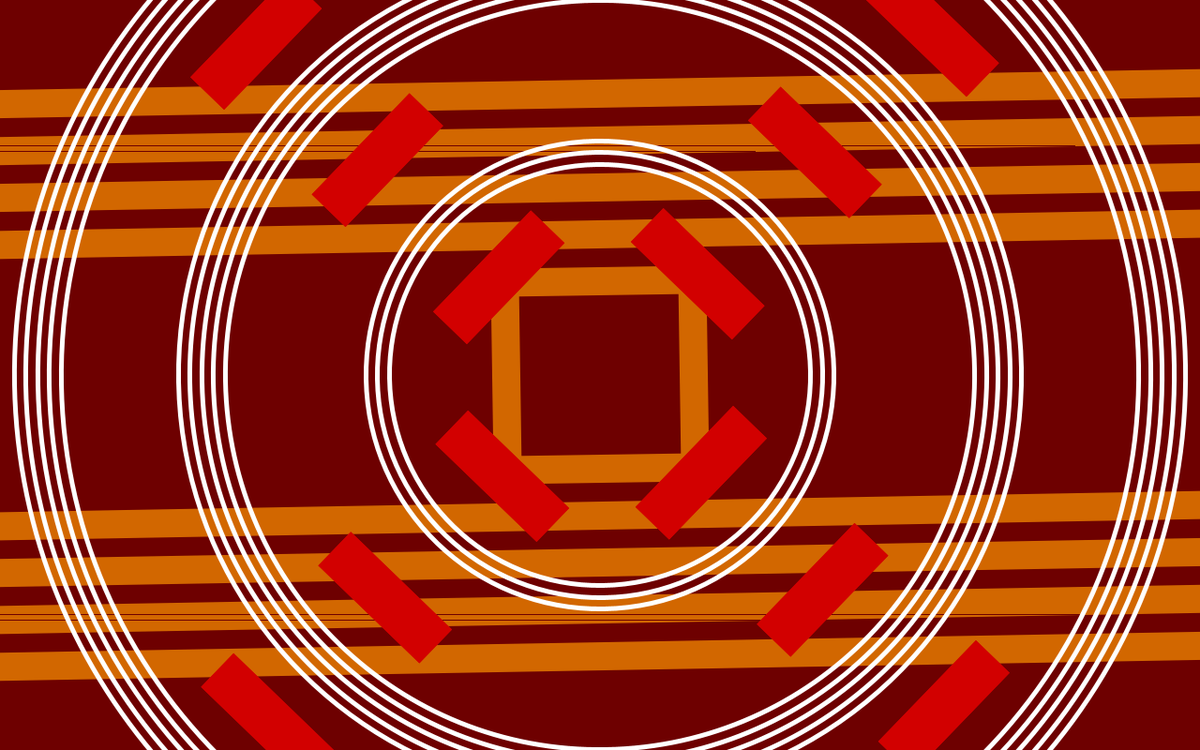
Frame 1 (no input)
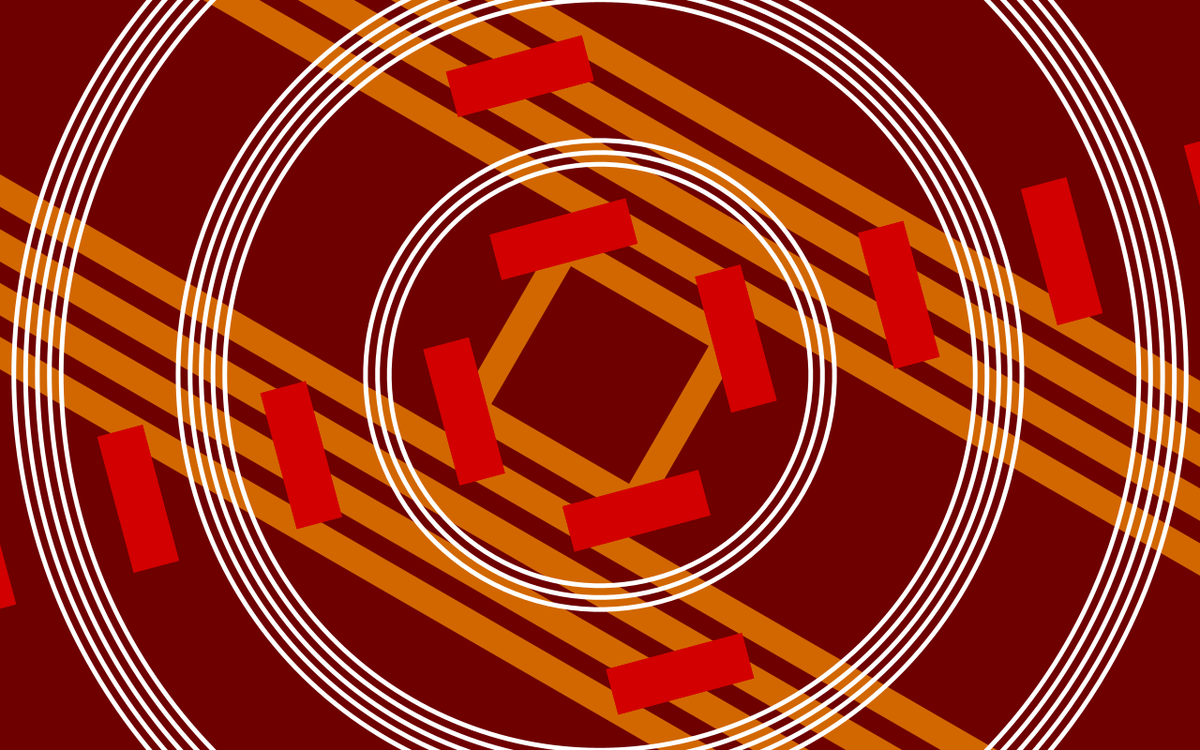
Frame 60 (the mouse pressed at the canvas centre just before this capture)
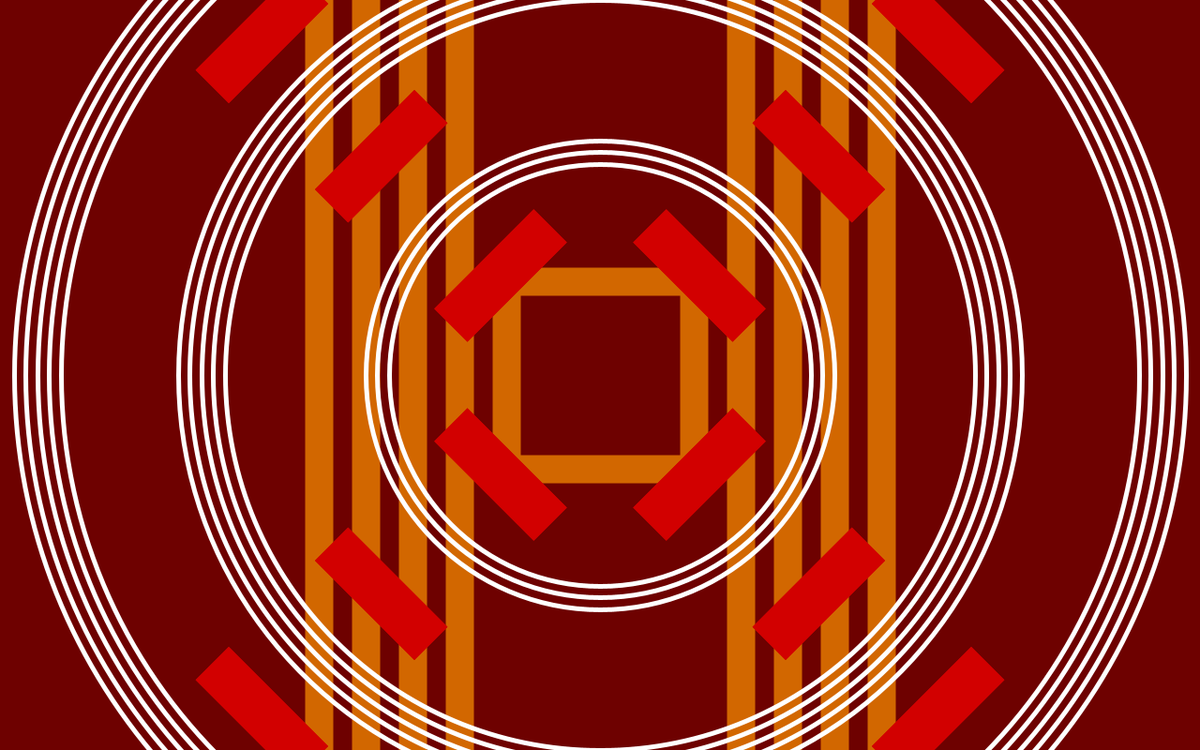
Frame 120 (the mouse held since frame 60 and released just before this capture)

The Processing sketch that drew these frames (run headless with seeded random() and noise(); from frame 60 on, the mouse is pressed at the canvas centre):

// Processing sketch: NativeAmerican
// ── NativeAmerican.pde
float f = 0;
float phi = 0;
float x = 0;
int sw = 1;
void setup() { 
  noCursor();
  size(1280, 800);
  frameRate(20);
  smooth();
  ellipseMode(CENTER);
  stroke(255);
  colorMode(HSB);
  strokeWeight(5);
  noFill();
  
}

void draw() {

  translate(640, 400);
  f += 1;
  noFill();

  background((f/180.)%80, 255, ceil(sin(radians(f)))*110);
  
  
  color f1 = color(21, 255, 210);
  color f2 = color(255);
  color f3 = color(0, 255, 210);
  color f4 = color(144, 150, 50);
  
  stroke(f1);
  strokeWeight(30);
  
  if(f%50 == 1){
    x = radians(ceil(random(4))*30);
    sw *= -1;
  }
  
  rotate(x);
  rotate(radians(f*sw));
  rectMode(CENTER);
  for(int i = 0; i < 5; i ++){

    rect(0, 0, 200+100*i, 200+2000*i);
  }
  
  stroke(f2);
  

  
  strokeWeight(5);
    
  //for(int i = 0; i < 3; i ++){
  
    for(int j = 0; j < 3; j ++){
      ellipse(0, 0, 450 + j*25,  450 + j*25);
    }
    
    
    for(int j = 0; j < 5; j ++){
      ellipse(0, 0, 800 + j*25,  800 + j*25);
    }
    
    for(int j = 0; j < 5; j ++){
      ellipse(0, 0, 1150+j*25, 1150+j*25);
    }

  
  rotate(radians(45));
  for(int i = 0; i < 2; i ++){
    
    noStroke();
    fill(f3);
    for(int j = 0; j < 5; j ++){
      
      int jm = 180*j;
      
      rect(150+jm, 0, 50, 150);
      rect(0, 150+jm, 150, 50);
      rect(-150-jm, 0, 50, 150);
      rect(0, -150-jm, 150, 50);
      
    }

      
  }
  

}
